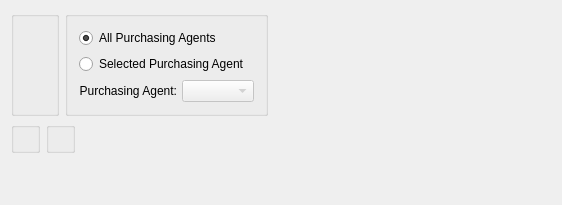
<?xml version="1.0" encoding="UTF-8"?>
<ui version="4.0">
 <comment>This file is part of the xTuple ERP: PostBooks Edition, a free and
open source Enterprise Resource Planning software suite,
Copyright (c) 1999-2010 by OpenMFG LLC, d/b/a xTuple.
It is licensed to you under the Common Public Attribution License
version 1.0, the full text of which (including xTuple-specific Exhibits)
is available at www.xtuple.com/CPAL.  By using this software, you agree
to be bound by its terms.</comment>
 <class>dspPoDeliveryDateVariancesByItem</class>
 <widget class="QWidget" name="dspPoDeliveryDateVariancesByItem">
  <property name="geometry">
   <rect>
    <x>0</x>
    <y>0</y>
    <width>562</width>
    <height>205</height>
   </rect>
  </property>
  <property name="windowTitle">
   <string>Purchase Order Delivery Date Variances by Item</string>
  </property>
  <layout class="QVBoxLayout" name="verticalLayout">
   <item>
    <layout class="QHBoxLayout" name="horizontalLayout">
     <item>
      <widget class="QGroupBox" name="_itemGroup">
       <property name="title">
        <string/>
       </property>
       <layout class="QGridLayout" name="gridLayout_3">
        <item row="0" column="0">
         <widget class="ItemCluster" name="_item"/>
        </item>
        <item row="1" column="0">
         <spacer>
          <property name="orientation">
           <enum>Qt::Vertical</enum>
          </property>
          <property name="sizeType">
           <enum>QSizePolicy::Preferred</enum>
          </property>
          <property name="sizeHint" stdset="0">
           <size>
            <width>20</width>
            <height>0</height>
           </size>
          </property>
         </spacer>
        </item>
       </layout>
      </widget>
     </item>
     <item>
      <widget class="QGroupBox" name="_agentGroup">
       <property name="title">
        <string/>
       </property>
       <layout class="QGridLayout" name="gridLayout_2">
        <item row="0" column="0">
         <widget class="QRadioButton" name="_allPurchasingAgents">
          <property name="text">
           <string>All Purchasing Agents</string>
          </property>
          <property name="checked">
           <bool>true</bool>
          </property>
         </widget>
        </item>
        <item row="1" column="0">
         <widget class="QRadioButton" name="_selectedPurchasingAgent">
          <property name="text">
           <string>Selected Purchasing Agent</string>
          </property>
         </widget>
        </item>
        <item row="2" column="0">
         <layout class="QHBoxLayout">
          <property name="spacing">
           <number>5</number>
          </property>
          <item>
           <widget class="QLabel" name="_agentLit">
            <property name="text">
             <string>Purchasing Agent:</string>
            </property>
            <property name="alignment">
             <set>Qt::AlignRight|Qt::AlignTrailing|Qt::AlignVCenter</set>
            </property>
           </widget>
          </item>
          <item>
           <widget class="XComboBox" name="_agent">
            <property name="enabled">
             <bool>false</bool>
            </property>
           </widget>
          </item>
         </layout>
        </item>
       </layout>
      </widget>
     </item>
     <item>
      <spacer name="horizontalSpacer_2">
       <property name="orientation">
        <enum>Qt::Horizontal</enum>
       </property>
       <property name="sizeHint" stdset="0">
        <size>
         <width>0</width>
         <height>20</height>
        </size>
       </property>
      </spacer>
     </item>
    </layout>
   </item>
   <item>
    <layout class="QHBoxLayout" name="horizontalLayout_2">
     <item>
      <widget class="WarehouseGroup" name="_warehouse">
       <property name="title">
        <string/>
       </property>
       <property name="fixedSize">
        <bool>false</bool>
       </property>
      </widget>
     </item>
     <item>
      <widget class="QGroupBox" name="_dateGroup">
       <property name="title">
        <string/>
       </property>
       <layout class="QGridLayout" name="gridLayout">
        <item row="0" column="0">
         <widget class="DateCluster" name="_dates"/>
        </item>
       </layout>
      </widget>
     </item>
     <item>
      <spacer name="horizontalSpacer_3">
       <property name="orientation">
        <enum>Qt::Horizontal</enum>
       </property>
       <property name="sizeHint" stdset="0">
        <size>
         <width>0</width>
         <height>20</height>
        </size>
       </property>
      </spacer>
     </item>
    </layout>
   </item>
   <item>
    <spacer name="verticalSpacer">
     <property name="orientation">
      <enum>Qt::Vertical</enum>
     </property>
     <property name="sizeHint" stdset="0">
      <size>
       <width>20</width>
       <height>1</height>
      </size>
     </property>
    </spacer>
   </item>
  </layout>
 </widget>
 <layoutdefault spacing="6" margin="11"/>
 <pixmapfunction>qPixmapFromMimeSource</pixmapfunction>
 <customwidgets>
  <customwidget>
   <class>DateCluster</class>
   <extends>QWidget</extends>
   <header>datecluster.h</header>
  </customwidget>
  <customwidget>
   <class>ItemCluster</class>
   <extends>QWidget</extends>
   <header>itemcluster.h</header>
  </customwidget>
  <customwidget>
   <class>WarehouseGroup</class>
   <extends>QGroupBox</extends>
   <header>warehousegroup.h</header>
  </customwidget>
  <customwidget>
   <class>XComboBox</class>
   <extends>QComboBox</extends>
   <header>xcombobox.h</header>
  </customwidget>
 </customwidgets>
 <tabstops>
  <tabstop>_item</tabstop>
  <tabstop>_warehouse</tabstop>
  <tabstop>_dates</tabstop>
  <tabstop>_allPurchasingAgents</tabstop>
  <tabstop>_agent</tabstop>
 </tabstops>
 <resources/>
 <connections>
  <connection>
   <sender>_selectedPurchasingAgent</sender>
   <signal>toggled(bool)</signal>
   <receiver>_agent</receiver>
   <slot>setEnabled(bool)</slot>
   <hints>
    <hint type="sourcelabel">
     <x>534</x>
     <y>58</y>
    </hint>
    <hint type="destinationlabel">
     <x>640</x>
     <y>82</y>
    </hint>
   </hints>
  </connection>
 </connections>
</ui>
